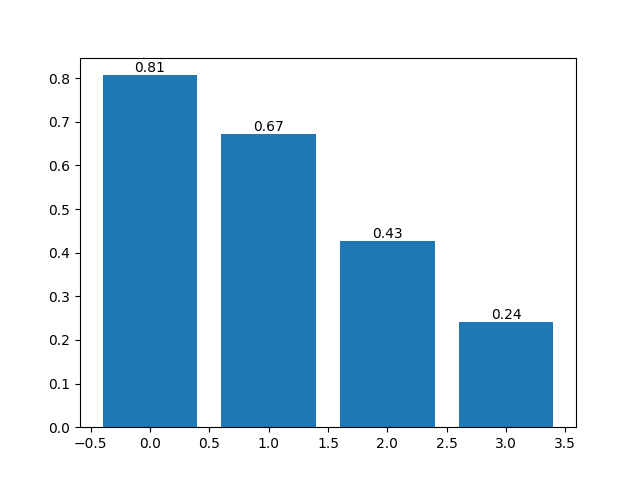

Recreate this plot in Python.


import os
import matplotlib.pyplot as plt
import numpy as np


n = 4
X = np.arange(n)
Y = (1 - X /float(n)) * np.random.uniform(0.5, 1.0, n)

plt.bar(X, Y)

print(Y)

for x,y in zip(X, Y):
    plt.text(x, y, '%.2f'%y,ha='center', va='bottom')


plt.savefig('./test.png')

#plt.show()

#os.system('./test1 > test.log')